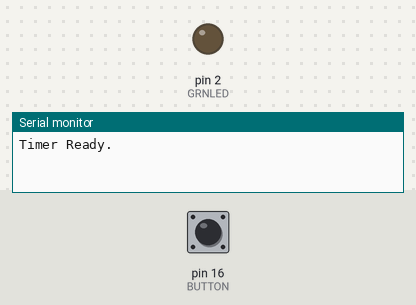
The sketch below on a simulated Arduino Uno, built with avr-gcc and run on an emulated ATmega328P. On the bench: output pins drawn as LEDs (lit = HIGH), the last lines printed to the serial monitor. The test bench sets the inputs (shaded band); at power-on: pin 16 (BUTTON) LOW. Pins used as bus, display or sensor lines are not drawn.

Above: at 1.2 s.
1.3 s: pin 16 (BUTTON) pulled HIGH for 0.15 s
At 2.6 s:
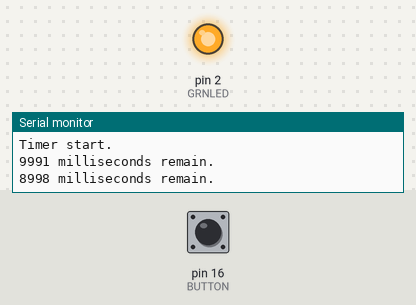
Timing chart, 0 to 12.8 s (numbered marks = the images above; inputs shaded):
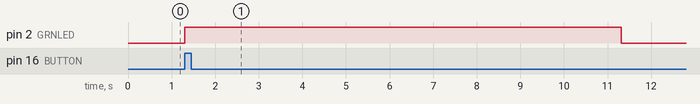

Measured:
- after the input at 1.3 s, pin 2 (GRNLED): LOW → HIGH at once, → LOW 10.0 s later

The sketch:

Countdown.ino
```cpp
// Countdown timer.  Press button to start a 10-second timer;
// Green light on while timer runs, red light blinks once per second, solid red once
// countdown expires.

#define REDLED 1
#define GRNLED 2
#define BUTTON 16

#define TIMERSEC 10

int lastreportedmillis;
int currentmillis;
int startmillis = millis();
int lastButtonValue = LOW;

// the setup function runs once when you press reset or power the board
void setup() {
  // initialize digital pin LED_BUILTIN as an output.
  pinMode(REDLED, OUTPUT);
  pinMode(GRNLED, OUTPUT);
  pinMode(BUTTON, INPUT);
  Serial.swap(1);
  Serial.begin(9600);
  Serial.println("Timer Ready.");
}

// the loop function runs over and over again forever
void loop() {

  if (digitalRead(BUTTON) && !lastButtonValue) {  // Button is pushed, wasn't pushed before
    startmillis = millis();
    lastreportedmillis = 11000;
    digitalWrite(GRNLED, HIGH);
    Serial.println("Timer start.");
    delay(10);
  }
  lastButtonValue = digitalRead(BUTTON);

  currentmillis = TIMERSEC*1000 - (millis() - startmillis);
//  Serial.println(millis()-startmillis);
//  Serial.println(currentmillis);
  delay(10);
  if (currentmillis < 0) {
    if (lastreportedmillis > 0) {
      digitalWrite(REDLED, HIGH);   // Red LED on
      digitalWrite(GRNLED, LOW);   // Green LED off
      Serial.println("Time's up!");
      lastreportedmillis = 0;
    } // otherwise do nothing, wait for next button press.
  } else if (currentmillis < (lastreportedmillis-1000)){
    Serial.print(currentmillis);
    Serial.println(" milliseconds remain.");
    digitalWrite(REDLED, HIGH);   // Flash red LED
    delay(10);
    digitalWrite(REDLED, LOW);
    lastreportedmillis = lastreportedmillis-1000;
  }
}
```
